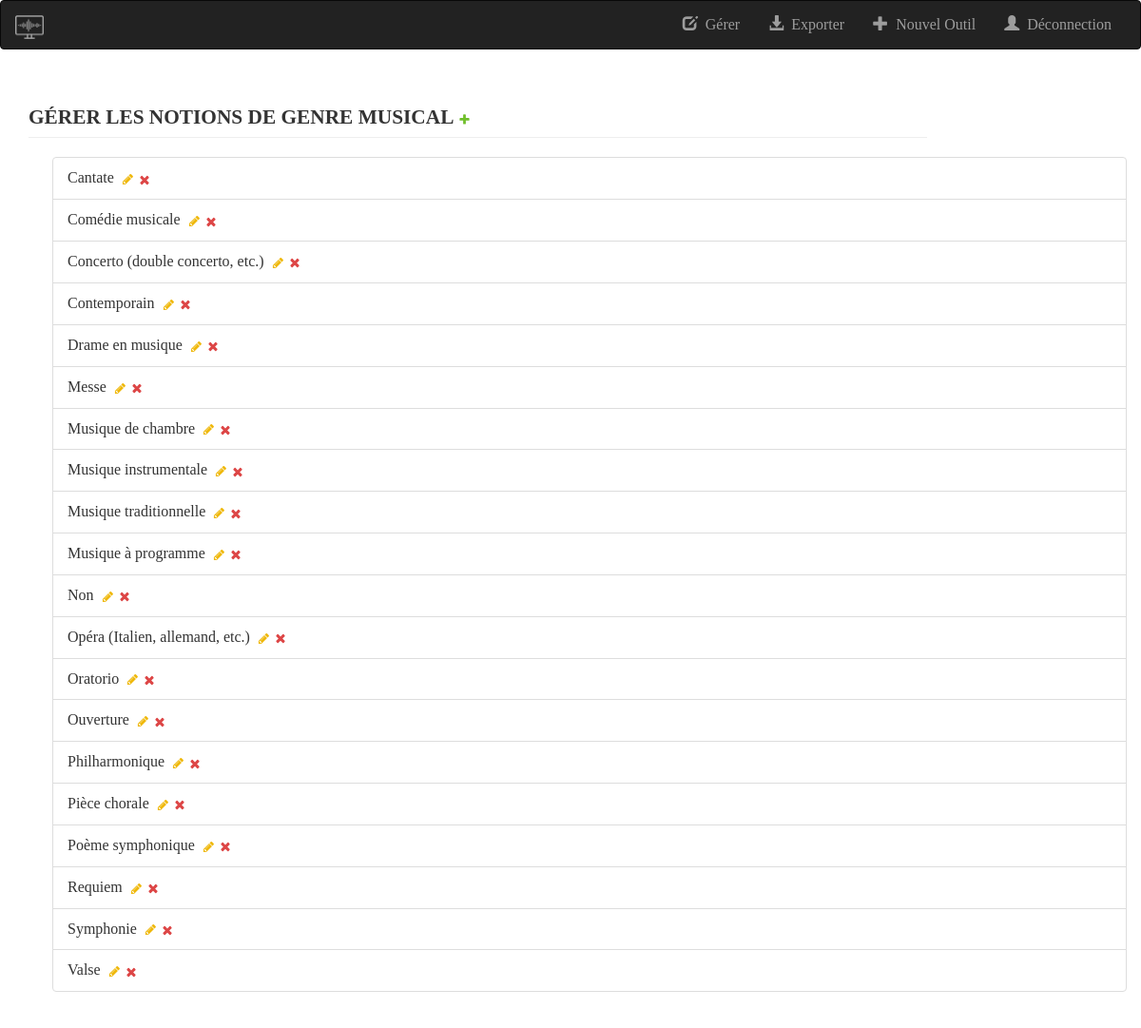
Before: /gerer_genremusical/ (signed in) with the older database file.
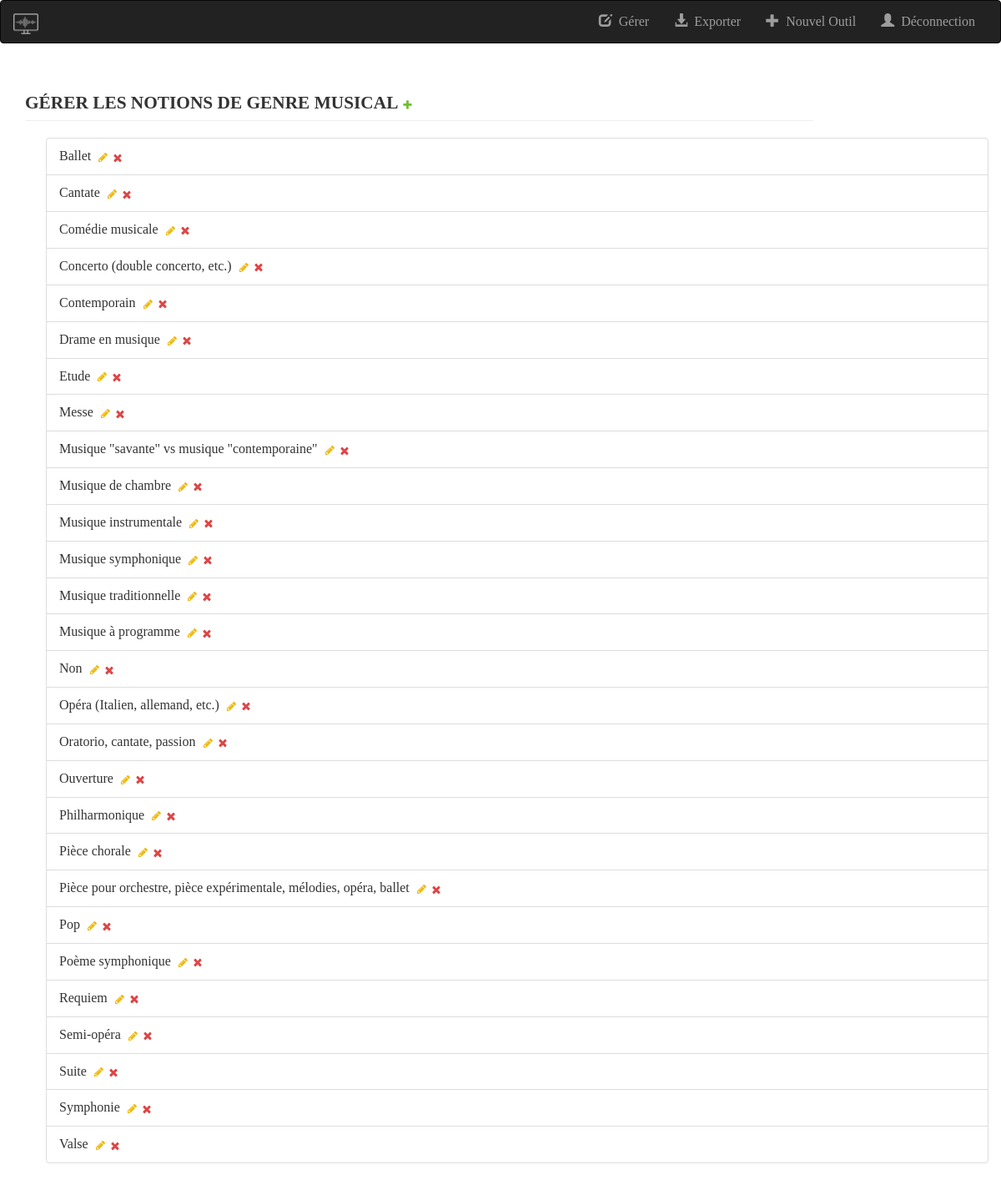
After: the same page with the newer database file.
### bdmultimedia/models.py (models this page shows, shortened)
@python_2_unicode_compatible
class GenreMusical(models.Model):
    nom = models.CharField(max_length=200, unique=True)
    class Meta:
        verbose_name = "Genre musical"
        verbose_name_plural = "Genres musicaux"

### bdmultimedia/views.py (the view)
# urls.py: url(r'^gerer_genremusical/$',views.GererGenreMusical.as_view(),name='gerer_genreMusical'),
class GererGenreMusical(generic.ListView):
    model = GenreMusical
    template_name = 'gerer_genreMusical.html'
    context_object_name = 'all_genreMusical'
    liste = GenreMusical.objects.order_by('nom')
    def get_queryset(self):
        return GererGenreMusical.liste

### bdmultimedia/Templates/gerer_genreMusical.html (shortened to what this page needs)
{% extends "base.html" %}
{% load staticfiles %}
{% load bootstrap_tags %}
{% block body %}
    <div class="container-fluid">
        <div class="col-md-10">
            <h3 class="page-header">
                Gérer les notions de genre musical
                {% if user.is_authenticated %}
                     <a class="related-widget-wrapper-link add-related" id="add_id_genre_musical"
                        href="JavaScript:newPopup('/admin/bdmultimedia/genremusical/add/?_to_field=id&amp;_popup=1');"
                        title="Ajouter un autre genre musical">
                        <img src="/static/media/icon-addlink.svg" alt="Ajouter"/>
                    </a>
                {% endif %}
            </h3>
        </div>
    </div>
<div class="container-fluid">
    <ul>
        {% for genremusical in all_genreMusical %}
            <li class="list-group-item"> {{ genremusical.nom }}&nbsp;
                {% if user.is_authenticated %}
                    <a class="related-widget-wrapper-link add-related" id="change_id_genre_musical"
                        href="JavaScript:newPopup('/admin/bdmultimedia/genremusical/{{ genremusical.id }}/change/?_to_field=id&_popup=1');"
                        title="Modifier le genre musical">
                        <img src="/static/media/icon-changelink.svg" alt="Modifier"/>
                    </a>
                    <a class="related-widget-wrapper-link add-related" id="delete_id_genre_musical"
                        href="JavaScript:newPopup('/admin/bdmultimedia/genremusical/{{ genremusical.id }}/delete/?_to_field=id&_popup=1');"
                        title="Suprimer le genre musical">
                        <img src="/static/media/icon-deletelink.svg" alt="Suprimer"/>
                    </a>
                {% endif %}
            </li>
        {% endfor %}
    </ul>
</div>
{% endblock %}

Changed rows visible on the page:
added GenreMusical: nom "Ballet"
added GenreMusical: nom "Etude"
added GenreMusical: nom "Musique \"savante\" vs musique \"contemporaine\""
added GenreMusical: nom "Musique symphonique"
changed GenreMusical: nom "Oratorio" → "Oratorio, cantate, passion"
added GenreMusical: nom "Pièce pour orchestre, pièce expérimentale, mélodies, opéra, ballet"
added GenreMusical: nom "Pop"
added GenreMusical: nom "Semi-opéra"
added GenreMusical: nom "Suite"
